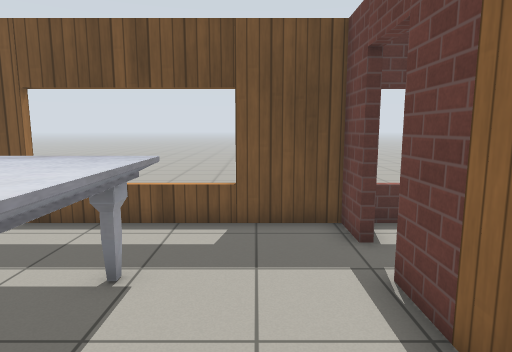
View 1 (above)

23 first-person views from a walk through a world built for the Gazebo simulator. The camera is 1.2 m above the floor, tilts 8° down and sees 75° across. The floor is counted in squares, 0.5 m on a side. Each view is taken from the middle of a square. On the plan, view 1 faces up. The plan holds only what a view shows up to about 19 squares ahead; the rest is blank. Simple patterns stand in for the simulator's built-in surfaces.

View 2
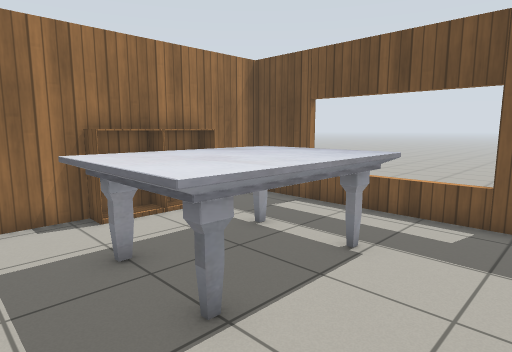

View 3
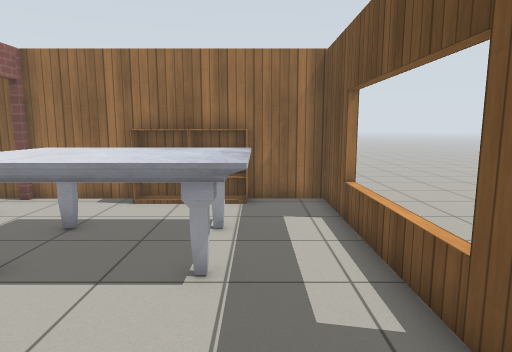

View 4
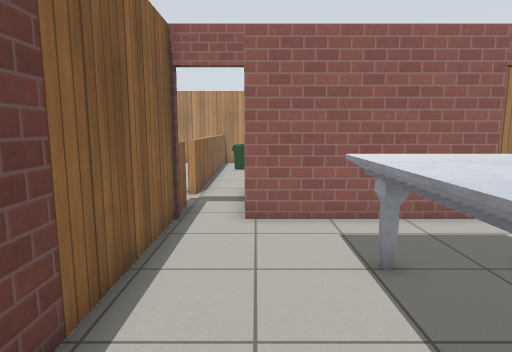

View 5
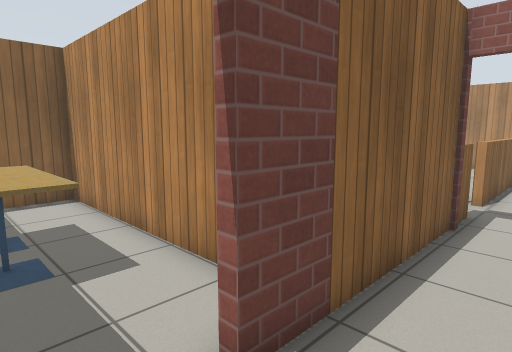

View 6
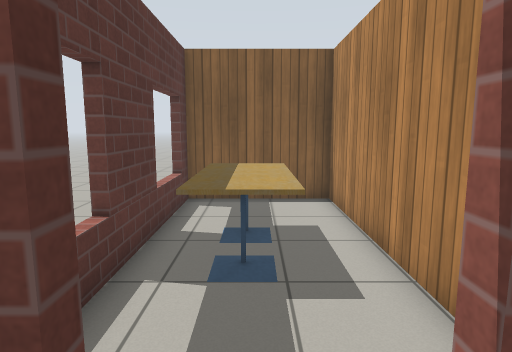

View 7
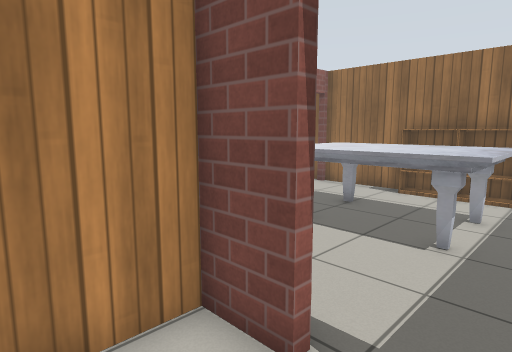

View 8
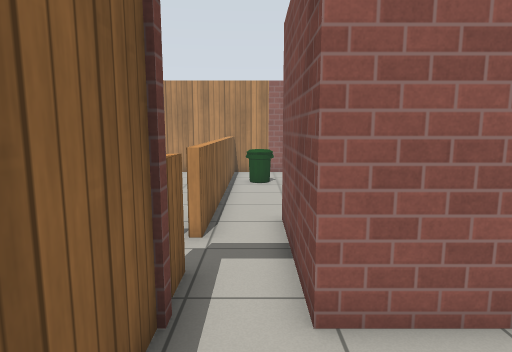

View 9
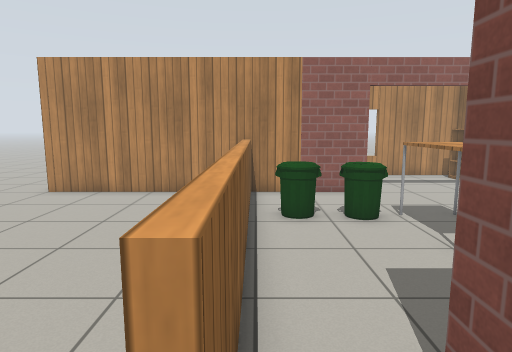

View 10
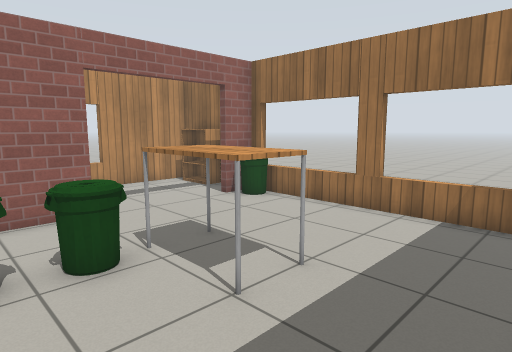

View 11
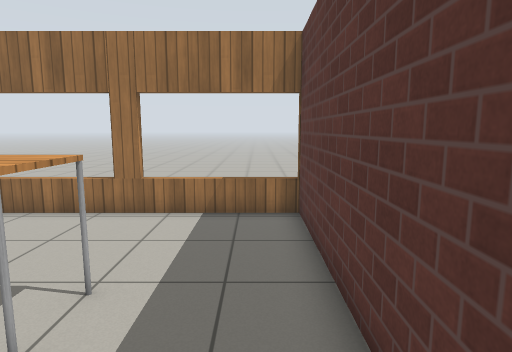

View 12
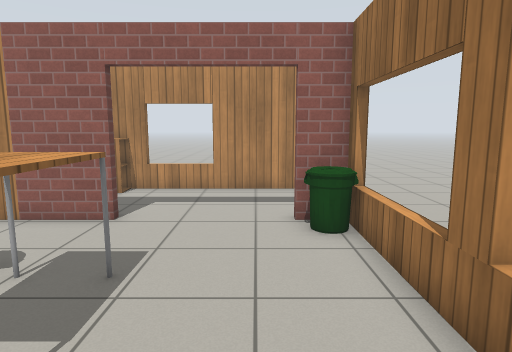

View 13
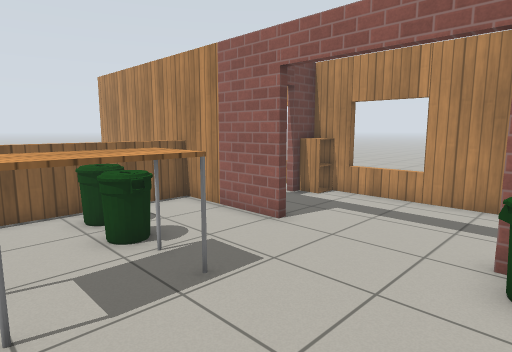

View 14
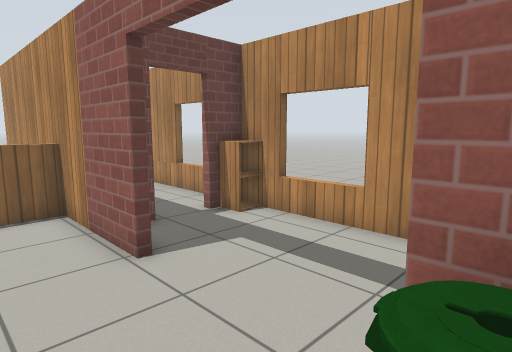

View 15
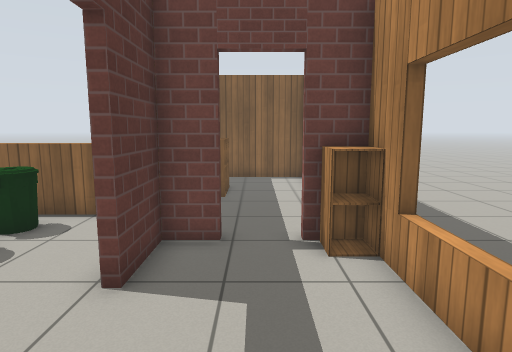

View 16
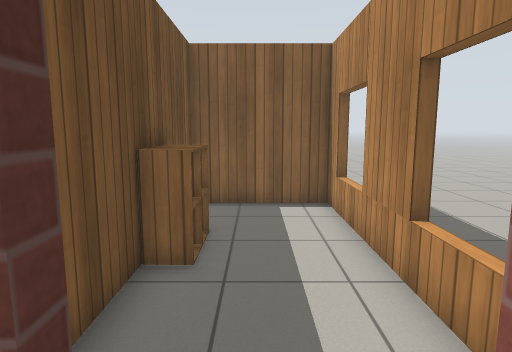

View 17
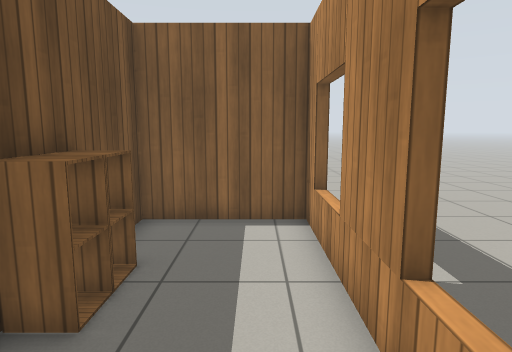

View 18
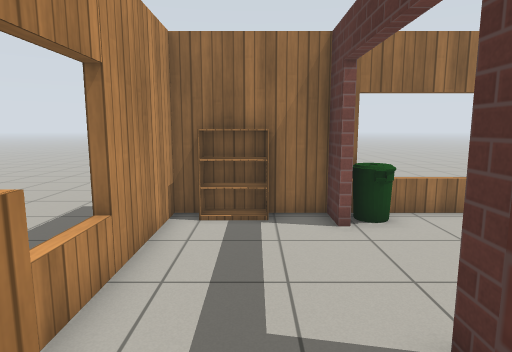

View 19
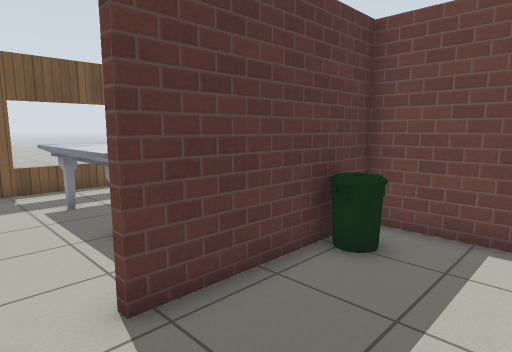

View 20
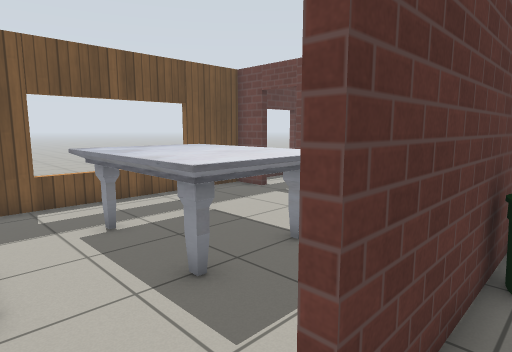

View 21
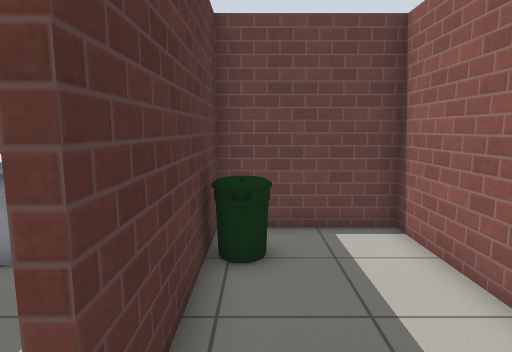

View 22
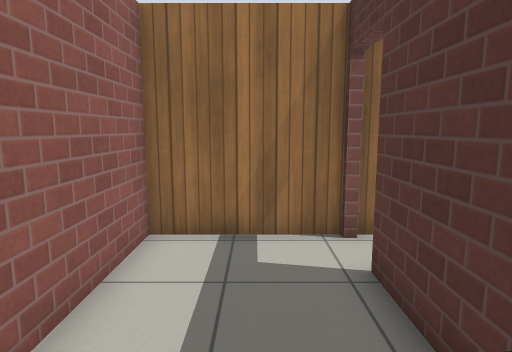

View 23
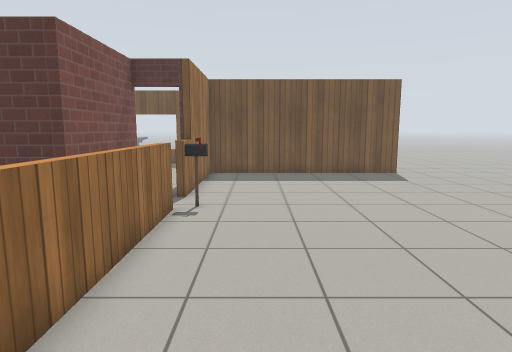

### Floor plan
Points are (right, up) in squares from view 1. A wall is a line through its corners. A room is listed if a view was taken in it or the views show most of it. See-through windows are left out.
Room 1 (views 1, 2, 4, 5, 6, 8)
walls: (-6.4, -1.7) (0.3, -1.7); (2.2, 6.8) (2.2, 8.3) (-8.4, 8.3) (-8.4, -1.8); (2.2, -1.9) (2.2, 5.1)
ways out: open door at (2, 5.5) to room 2; open door at (-7.5, -2) to room 6; open door at (1.5, -2) to room 7
objects: bookshelf (-8, 2) to (-8, 3); bookshelf (-8, 4) to (-8, 5); marble table (-5, 1) to (-2, 6)
Room 2 (views 3, 7)
walls: (2.5, 5.1) (2.5, 3.4) (12.4, 3.4) (12.4, 8.3) (3, 8.3)
ways out: open door at (2, 5.5) to room 1
objects: cafe table (6, 6) to (7, 7); cafe table (8, 6) to (9, 7)
Room 3 (views 9, 10, 11, 12, 13, 14)
walls: (-2.3, -16.7) (2.1, -16.7); (-8.4, -6.6) (-8.4, -16.7) (-7, -16.7); (2.2, -3.4) (2.2, -1.9); (0.3, -1.7) (0.3, -6.7) (-8.7, -6.7); (2.6, -2.1) (2, -2.1)
low walls: (2.2, -17) (2.2, -5.1); (2.5, -3.4) (2.2, -3.4)
ways out: open door at (-5, -17) to room 4; opening at (2, -4) to room 7
objects: bin (-8, -16) to (-7, -16); table (-3, -13) to (-2, -11); bin (-1, -13) to (0, -13); bin (1, -14) to (1, -13)
Room 4 (views 15, 16)
walls: (-4.3, -21.3) (-4.3, -21.8); (-7, -17) (-8.4, -17) (-8.4, -21.4) (-1.5, -21.4); (-1.6, -21.8) (-1.6, -21.3); (0, -18.3) (0, -17) (-2.3, -17); (0, -20.5) (0, -20)
ways out: open door at (-5, -17) to room 3; open door at (0, -19.5) to room 5
objects: bookshelf (-8, -20) to (-8, -19); cabinet (-1, -21) to (0, -21)
Room 5 (views 17, 18)
walls: (4.5, -17) (2.2, -17); (4, -21.8) (4, -21.3); (1.4, -21.4) (9.7, -21.4) (9.7, -17) (6.4, -17); (8.6, -21.8) (8.6, -21.3)
ways out: open door at (0, -19.5) to room 4
objects: cabinet (5, -18) to (5, -17); cabinet (6, -18) to (6, -17)
Room 6 (views 19, 20, 21, 22)
walls: (-8.4, -2) (-8.4, -6.4) (0, -6.4) (0, -2.1) (-6.4, -2.1)
ways out: open door at (-7.5, -2) to room 1
objects: bin (-2, -3)
Room 7 (view 23)
walls: (12.8, 3.1) (2.5, 3.1) (2.5, -3.4); (6.4, -16.7) (10, -16.7); (2.1, -16.7) (4.5, -16.7); (6.2, 8.3) (6.2, 8.8); (11.5, 8.3) (11.5, 8.8); (-0.5, 8.3) (-0.5, 8.8); (-5.8, 8.8) (-5.8, 8.3)
low walls: (2.5, -5.1) (2.5, -12)
ways out: open door at (1.5, -2) to room 1; opening at (2, -4) to room 3
objects: postbox (3, -5)

Positions as (right, up) in squares from view 1, and headings:
1: (0, 0), facing up
2: (1, -1), facing up-left
3: (3, 6), facing left
4: (0, 7), facing down
5: (0, 7), facing down-right
6: (1, 6), facing right
7: (5, 7), facing down-left
8: (1, 2), facing down
9: (2, -4), facing down
10: (1, -7), facing down-left
11: (1, -8), facing left
12: (-6, -8), facing down
13: (-8, -10), facing down-right
14: (-8, -14), facing down-right
15: (-7, -19), facing right
16: (-1, -19), facing right
17: (1, -20), facing right
18: (1, -19), facing left
19: (-8, -6), facing up-right
20: (-8, -3), facing up-right
21: (-8, -3), facing right
22: (-1, -4), facing left
23: (5, -15), facing up
